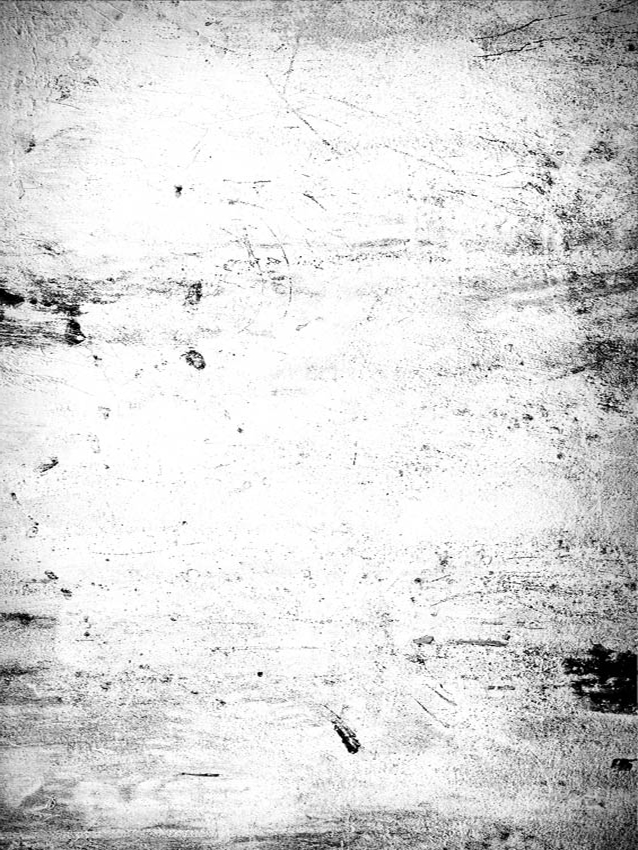
#> input picture texture.jpg, 638 x 850 px
$ python grunge_texture.py
#> lines starting #> are read from the running program, lines starting #| are printed output that depends on the picture; after the words box and inside, x2 and y2 are one past the last pixel; in counts of white or black regions, pixels touching at a corner belong together
import cv2
import numpy as np

# Load the grunge texture image
texture = cv2.imread("texture.jpg")
#> texture is the input picture: shape (850, 638, 3); min 0, max 255, mean 217.7

# Convert the image to grayscale
texture_gray = cv2.cvtColor(texture, cv2.COLOR_BGR2GRAY)

# Create a mask from the grunge texture image
mask = texture_gray > 128
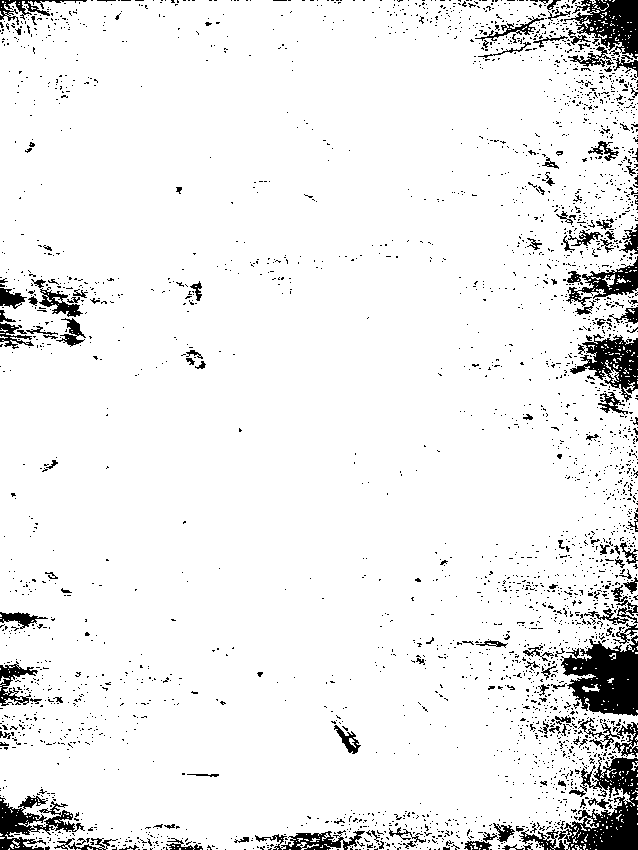
#> mask: shape (850, 638) bool; 93.1% white; 3075 black regions (2928 under 20 px), largest, box (x1, y1, x2, y2) and area: (561, 635, 638, 716) 4000, (558, 754, 638, 850) 3784, (564, 0, 638, 59) 2300
mask = mask.astype(np.uint8)  # Convert the mask to uint8 data type

# Load the image to be grunged
image = cv2.imread("image.jpg")
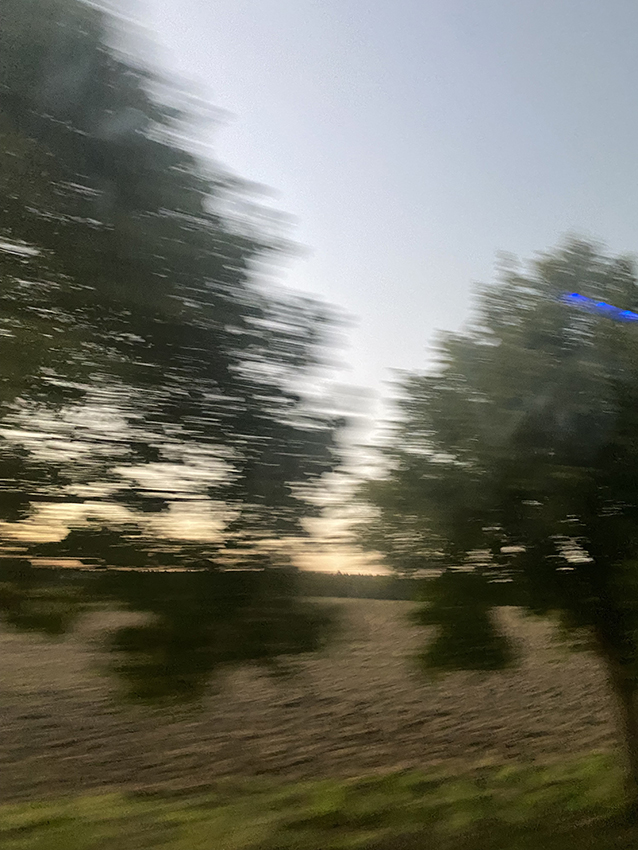
#> input picture image.jpg, 638 x 850 px
#> image is the input picture: shape (850, 638, 3); mean B, G, R 97.5, 109.9, 110.3

image = cv2.cvtColor(image, cv2.COLOR_RGB2HSV)
#> image: shape (850, 638, 3); mean H, S, V 67.4, 80.4, 116.3

# Adjust the hue, saturation, and value of the image
# Adjusts the hue by multiplying it by 0.7
image[:, :, 0] = image[:, :, 0] * 0.2
#> image: shape (850, 638, 3); mean H, S, V 13.1, 80.4, 116.3
# Adjusts the saturation by multiplying it by 1.5
image[:, :, 1] = image[:, :, 1] * 0.1
#> image: shape (850, 638, 3); mean H, S, V 13.1, 7.6, 116.3
# Adjusts the value by multiplying it by 0.5
image[:, :, 2] = image[:, :, 2] * 1

# Convert the image back to BGR color space
image = cv2.cvtColor(image, cv2.COLOR_HSV2BGR)
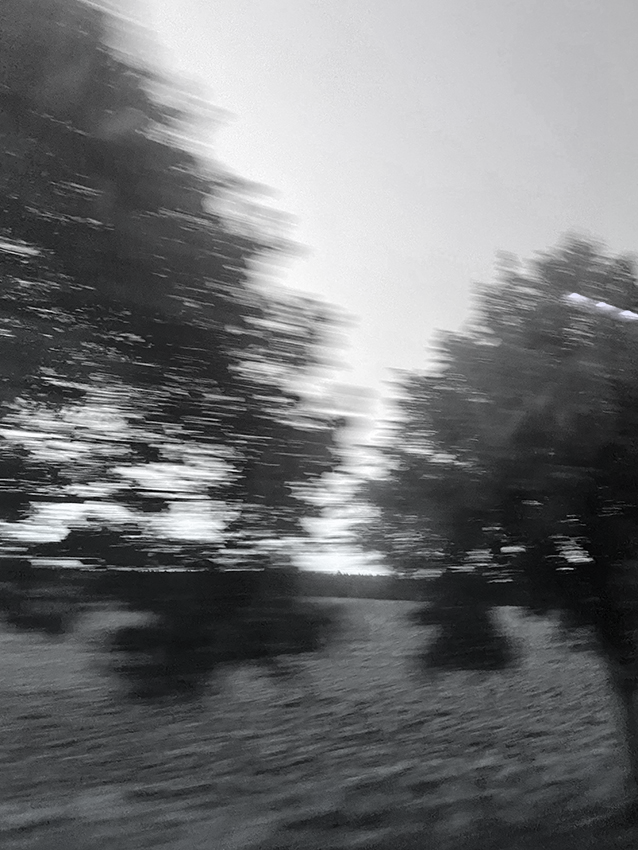
#> image: shape (850, 638, 3); mean R, G, B 113.7, 114.8, 116.3

# define the alpha and beta
alpha = 0.8 # Contrast control
beta = 5 # Brightness control

# call convertScaleAbs function
image = cv2.convertScaleAbs(image, alpha=alpha, beta=beta)
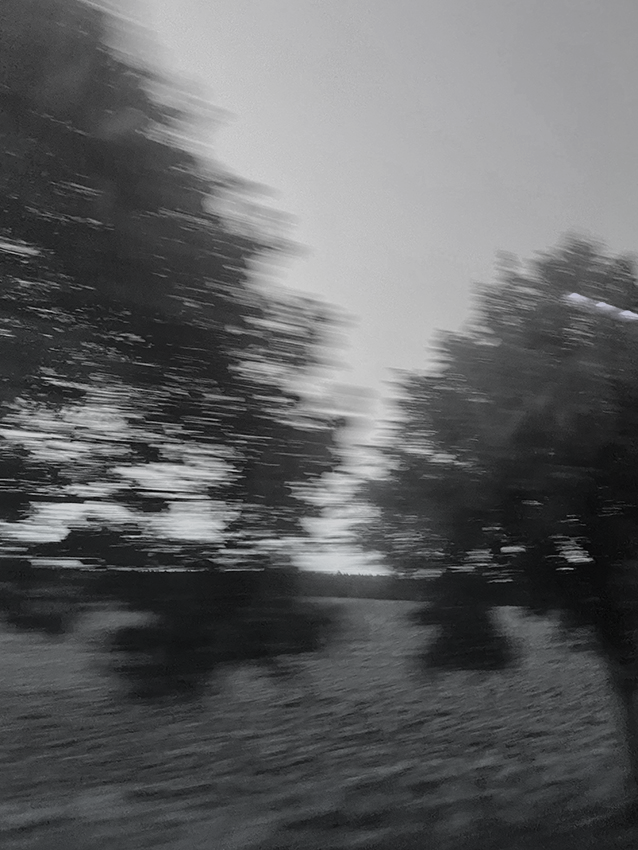
#> image: shape (850, 638, 3); mean R, G, B 96, 96.9, 98.1

# Apply the mask to the image
grunge_image = cv2.bitwise_and(image, image, mask=mask)
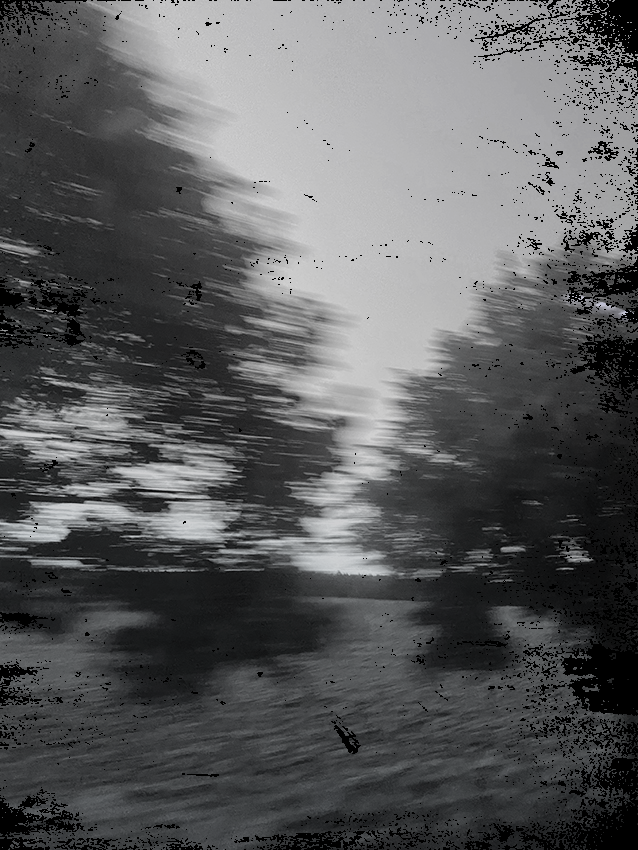
#> grunge_image: shape (850, 638, 3); mean R, G, B 90.7, 91.6, 92.7

# Save the grunge image
cv2.imwrite("grunge_image.jpg", grunge_image)
